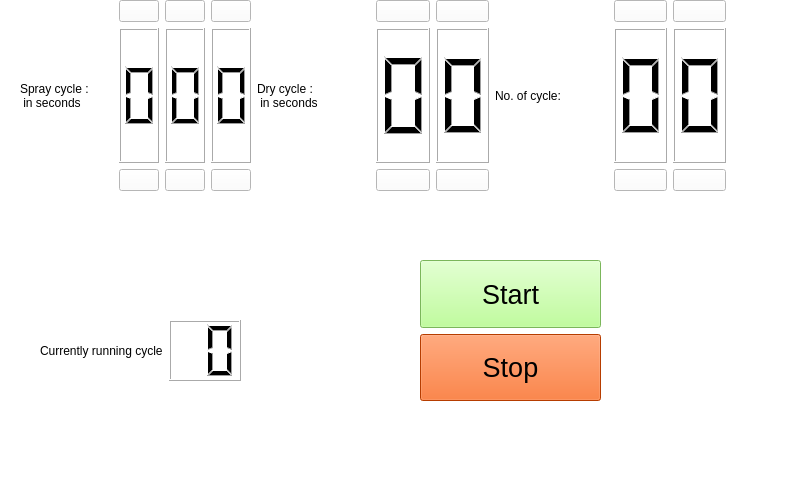
<?xml version="1.0" encoding="UTF-8"?>
<ui version="4.0">
 <class>MainWindow</class>
 <widget class="QMainWindow" name="MainWindow">
  <property name="geometry">
   <rect>
    <x>0</x>
    <y>0</y>
    <width>800</width>
    <height>480</height>
   </rect>
  </property>
  <property name="windowTitle">
   <string>MainWindow</string>
  </property>
  <property name="styleSheet">
   <string notr="true">background-color: rgb(255, 255, 255);</string>
  </property>
  <widget class="QWidget" name="centralwidget">
   <widget class="QWidget" name="">
    <property name="geometry">
     <rect>
      <x>20</x>
      <y>0</y>
      <width>706</width>
      <height>191</height>
     </rect>
    </property>
    <layout class="QHBoxLayout" name="horizontalLayout_13">
     <item>
      <layout class="QHBoxLayout" name="horizontalLayout_4">
       <item>
        <widget class="QLabel" name="label">
         <property name="text">
          <string>Spray cycle :
 in seconds</string>
         </property>
        </widget>
       </item>
       <item>
        <layout class="QVBoxLayout" name="verticalLayout">
         <item>
          <layout class="QHBoxLayout" name="horizontalLayout">
           <item>
            <widget class="QPushButton" name="pushButton_8">
             <property name="sizePolicy">
              <sizepolicy hsizetype="Minimum" vsizetype="Fixed">
               <horstretch>0</horstretch>
               <verstretch>0</verstretch>
              </sizepolicy>
             </property>
             <property name="text">
              <string/>
             </property>
             <property name="icon">
              <iconset resource="arrows.qrc">
               <normaloff>:/up/up.png</normaloff>
               <normalon>:/up/up.png</normalon>:/up/up.png</iconset>
             </property>
             <property name="iconSize">
              <size>
               <width>50</width>
               <height>50</height>
              </size>
             </property>
            </widget>
           </item>
           <item>
            <widget class="QPushButton" name="pushButton_10">
             <property name="text">
              <string/>
             </property>
             <property name="icon">
              <iconset resource="arrows.qrc">
               <normaloff>:/up/up.png</normaloff>
               <normalon>:/up/up.png</normalon>:/up/up.png</iconset>
             </property>
             <property name="iconSize">
              <size>
               <width>50</width>
               <height>50</height>
              </size>
             </property>
            </widget>
           </item>
           <item>
            <widget class="QPushButton" name="pushButton_9">
             <property name="text">
              <string/>
             </property>
             <property name="icon">
              <iconset resource="arrows.qrc">
               <normaloff>:/up/up.png</normaloff>
               <normalon>:/up/up.png</normalon>:/up/up.png</iconset>
             </property>
             <property name="iconSize">
              <size>
               <width>50</width>
               <height>50</height>
              </size>
             </property>
            </widget>
           </item>
          </layout>
         </item>
         <item>
          <layout class="QHBoxLayout" name="horizontalLayout_3">
           <item>
            <widget class="QLCDNumber" name="lcdNumber_2">
             <property name="digitCount">
              <number>1</number>
             </property>
            </widget>
           </item>
           <item>
            <widget class="QLCDNumber" name="lcdNumber">
             <property name="digitCount">
              <number>1</number>
             </property>
            </widget>
           </item>
           <item>
            <widget class="QLCDNumber" name="lcdNumber_3">
             <property name="digitCount">
              <number>1</number>
             </property>
            </widget>
           </item>
          </layout>
         </item>
         <item>
          <layout class="QHBoxLayout" name="horizontalLayout_2">
           <item>
            <widget class="QPushButton" name="pushButton_11">
             <property name="text">
              <string/>
             </property>
             <property name="icon">
              <iconset resource="arrows.qrc">
               <normaloff>:/up/down.png</normaloff>:/up/down.png</iconset>
             </property>
             <property name="iconSize">
              <size>
               <width>50</width>
               <height>50</height>
              </size>
             </property>
            </widget>
           </item>
           <item>
            <widget class="QPushButton" name="pushButton_13">
             <property name="text">
              <string/>
             </property>
             <property name="icon">
              <iconset resource="arrows.qrc">
               <normaloff>:/up/down.png</normaloff>:/up/down.png</iconset>
             </property>
             <property name="iconSize">
              <size>
               <width>50</width>
               <height>50</height>
              </size>
             </property>
            </widget>
           </item>
           <item>
            <widget class="QPushButton" name="pushButton_12">
             <property name="text">
              <string/>
             </property>
             <property name="icon">
              <iconset resource="arrows.qrc">
               <normaloff>:/up/down.png</normaloff>:/up/down.png</iconset>
             </property>
             <property name="iconSize">
              <size>
               <width>50</width>
               <height>50</height>
              </size>
             </property>
            </widget>
           </item>
          </layout>
         </item>
        </layout>
       </item>
      </layout>
     </item>
     <item>
      <layout class="QHBoxLayout" name="horizontalLayout_5">
       <item>
        <widget class="QLabel" name="label_7">
         <property name="text">
          <string>Dry cycle :
 in seconds</string>
         </property>
        </widget>
       </item>
       <item>
        <layout class="QVBoxLayout" name="verticalLayout_2">
         <item>
          <layout class="QHBoxLayout" name="horizontalLayout_6">
           <item>
            <widget class="QPushButton" name="pushButton_15">
             <property name="text">
              <string/>
             </property>
             <property name="icon">
              <iconset resource="arrows.qrc">
               <normaloff>:/up/up.png</normaloff>
               <normalon>:/up/up.png</normalon>:/up/up.png</iconset>
             </property>
             <property name="iconSize">
              <size>
               <width>50</width>
               <height>50</height>
              </size>
             </property>
            </widget>
           </item>
           <item>
            <widget class="QPushButton" name="pushButton_16">
             <property name="text">
              <string/>
             </property>
             <property name="icon">
              <iconset resource="arrows.qrc">
               <normaloff>:/up/up.png</normaloff>
               <normalon>:/up/up.png</normalon>:/up/up.png</iconset>
             </property>
             <property name="iconSize">
              <size>
               <width>50</width>
               <height>50</height>
              </size>
             </property>
            </widget>
           </item>
          </layout>
         </item>
         <item>
          <layout class="QHBoxLayout" name="horizontalLayout_7">
           <item>
            <widget class="QLCDNumber" name="lcdNumber_5">
             <property name="digitCount">
              <number>1</number>
             </property>
            </widget>
           </item>
           <item>
            <widget class="QLCDNumber" name="lcdNumber_6">
             <property name="digitCount">
              <number>1</number>
             </property>
            </widget>
           </item>
          </layout>
         </item>
         <item>
          <layout class="QHBoxLayout" name="horizontalLayout_8">
           <item>
            <widget class="QPushButton" name="pushButton_18">
             <property name="text">
              <string/>
             </property>
             <property name="icon">
              <iconset resource="arrows.qrc">
               <normaloff>:/up/down.png</normaloff>:/up/down.png</iconset>
             </property>
             <property name="iconSize">
              <size>
               <width>50</width>
               <height>50</height>
              </size>
             </property>
            </widget>
           </item>
           <item>
            <widget class="QPushButton" name="pushButton_19">
             <property name="text">
              <string/>
             </property>
             <property name="icon">
              <iconset resource="arrows.qrc">
               <normaloff>:/up/down.png</normaloff>:/up/down.png</iconset>
             </property>
             <property name="iconSize">
              <size>
               <width>50</width>
               <height>50</height>
              </size>
             </property>
            </widget>
           </item>
          </layout>
         </item>
        </layout>
       </item>
      </layout>
     </item>
     <item>
      <layout class="QHBoxLayout" name="horizontalLayout_9">
       <item>
        <widget class="QLabel" name="label_8">
         <property name="text">
          <string>No. of cycle:</string>
         </property>
        </widget>
       </item>
       <item>
        <layout class="QVBoxLayout" name="verticalLayout_3">
         <item>
          <layout class="QHBoxLayout" name="horizontalLayout_10">
           <item>
            <widget class="QPushButton" name="pushButton_21">
             <property name="text">
              <string/>
             </property>
             <property name="icon">
              <iconset resource="arrows.qrc">
               <normaloff>:/up/up.png</normaloff>
               <normalon>:/up/up.png</normalon>:/up/up.png</iconset>
             </property>
             <property name="iconSize">
              <size>
               <width>50</width>
               <height>50</height>
              </size>
             </property>
            </widget>
           </item>
           <item>
            <widget class="QPushButton" name="pushButton_22">
             <property name="text">
              <string/>
             </property>
             <property name="icon">
              <iconset resource="arrows.qrc">
               <normaloff>:/up/up.png</normaloff>
               <normalon>:/up/up.png</normalon>:/up/up.png</iconset>
             </property>
             <property name="iconSize">
              <size>
               <width>50</width>
               <height>50</height>
              </size>
             </property>
            </widget>
           </item>
          </layout>
         </item>
         <item>
          <layout class="QHBoxLayout" name="horizontalLayout_11">
           <item>
            <widget class="QLCDNumber" name="lcdNumber_8">
             <property name="digitCount">
              <number>1</number>
             </property>
            </widget>
           </item>
           <item>
            <widget class="QLCDNumber" name="lcdNumber_9">
             <property name="digitCount">
              <number>1</number>
             </property>
            </widget>
           </item>
          </layout>
         </item>
         <item>
          <layout class="QHBoxLayout" name="horizontalLayout_12">
           <item>
            <widget class="QPushButton" name="pushButton_24">
             <property name="text">
              <string/>
             </property>
             <property name="icon">
              <iconset resource="arrows.qrc">
               <normaloff>:/up/down.png</normaloff>:/up/down.png</iconset>
             </property>
             <property name="iconSize">
              <size>
               <width>50</width>
               <height>50</height>
              </size>
             </property>
            </widget>
           </item>
           <item>
            <widget class="QPushButton" name="pushButton_25">
             <property name="text">
              <string/>
             </property>
             <property name="icon">
              <iconset resource="arrows.qrc">
               <normaloff>:/up/down.png</normaloff>:/up/down.png</iconset>
             </property>
             <property name="iconSize">
              <size>
               <width>50</width>
               <height>50</height>
              </size>
             </property>
            </widget>
           </item>
          </layout>
         </item>
        </layout>
       </item>
      </layout>
     </item>
    </layout>
   </widget>
   <widget class="QWidget" name="">
    <property name="geometry">
     <rect>
      <x>40</x>
      <y>320</y>
      <width>201</width>
      <height>61</height>
     </rect>
    </property>
    <layout class="QHBoxLayout" name="horizontalLayout_14">
     <item>
      <widget class="QLabel" name="label_2">
       <property name="text">
        <string>Currently running cycle</string>
       </property>
      </widget>
     </item>
     <item>
      <widget class="QLCDNumber" name="lcdNumber_4">
       <property name="digitCount">
        <number>2</number>
       </property>
      </widget>
     </item>
    </layout>
   </widget>
   <widget class="QWidget" name="">
    <property name="geometry">
     <rect>
      <x>420</x>
      <y>260</y>
      <width>181</width>
      <height>141</height>
     </rect>
    </property>
    <layout class="QVBoxLayout" name="verticalLayout_4">
     <item>
      <widget class="QPushButton" name="pushButton">
       <property name="sizePolicy">
        <sizepolicy hsizetype="Minimum" vsizetype="Expanding">
         <horstretch>0</horstretch>
         <verstretch>0</verstretch>
        </sizepolicy>
       </property>
       <property name="font">
        <font>
         <pointsize>20</pointsize>
        </font>
       </property>
       <property name="styleSheet">
        <string notr="true">background-color: rgb(172, 255, 127);</string>
       </property>
       <property name="text">
        <string>Start</string>
       </property>
      </widget>
     </item>
     <item>
      <widget class="QPushButton" name="pushButton_2">
       <property name="sizePolicy">
        <sizepolicy hsizetype="Minimum" vsizetype="Expanding">
         <horstretch>0</horstretch>
         <verstretch>0</verstretch>
        </sizepolicy>
       </property>
       <property name="font">
        <font>
         <pointsize>20</pointsize>
        </font>
       </property>
       <property name="styleSheet">
        <string notr="true">background-color: rgb(255, 85, 0);</string>
       </property>
       <property name="text">
        <string>Stop</string>
       </property>
      </widget>
     </item>
    </layout>
   </widget>
   <zorder>pushButton</zorder>
   <zorder>pushButton_2</zorder>
   <zorder>pushButton_3</zorder>
   <zorder>label</zorder>
   <zorder>label_2</zorder>
   <zorder>lcdNumber</zorder>
   <zorder>lcdNumber_2</zorder>
   <zorder>lcdNumber</zorder>
   <zorder>pushButton</zorder>
   <zorder>pushButton_2</zorder>
   <zorder>pushButton_3</zorder>
   <zorder>pushButton_4</zorder>
   <zorder>pushButton_5</zorder>
   <zorder>pushButton_6</zorder>
   <zorder>label_5</zorder>
   <zorder>label_6</zorder>
   <zorder>label_7</zorder>
   <zorder>label_5</zorder>
   <zorder>layoutWidget</zorder>
   <zorder>layoutWidget_2</zorder>
   <zorder>label_2</zorder>
   <zorder>lcdNumber_4</zorder>
   <zorder>pushButton</zorder>
   <zorder>pushButton_2</zorder>
  </widget>
  <widget class="QMenuBar" name="menubar">
   <property name="geometry">
    <rect>
     <x>0</x>
     <y>0</y>
     <width>800</width>
     <height>21</height>
    </rect>
   </property>
  </widget>
  <widget class="QStatusBar" name="statusbar"/>
 </widget>
 <resources>
  <include location="arrows.qrc"/>
 </resources>
 <connections/>
</ui>
